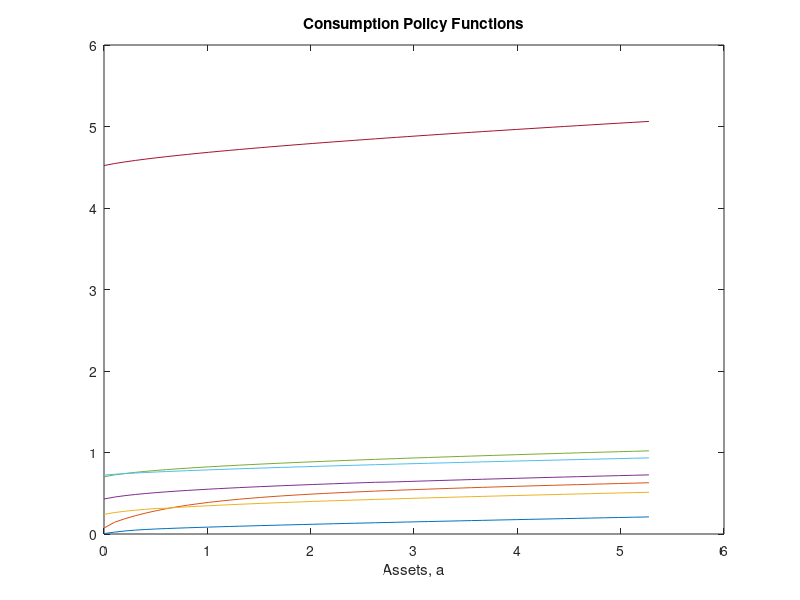
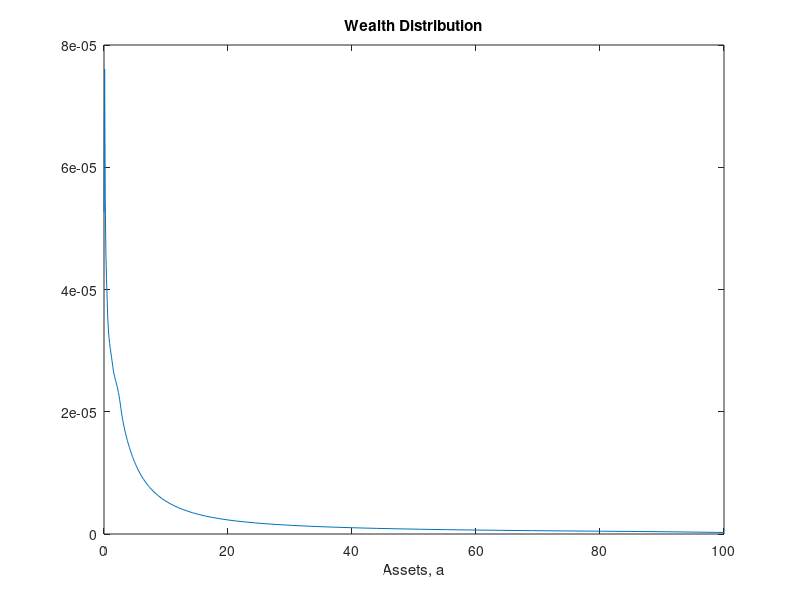

Write the MATLAB code that produced these figures, in order.
%% HETEROGENEOUS-HOUSEHOLD MODELS: SOLVE INCOME-FLUCTUATION PROBLEM
% Christian Wolf
% this version: 05/26/2018

%% HOUSEKEEPING

clc
clear all
close all

warning('off','MATLAB:dispatcher:nameConflict')

path = '/Users/ckwolf/Dropbox/Research/Miscellaneous/EABCN_Chile/Slides_CKW/codes/Tutorial 1/CT';

addpath([path '/Income Process'])
cd(path);

%% ECONOMIC PARAMETERS

%----------------------------------------------------------------
% Economic Parameters 
%----------------------------------------------------------------

% preferences

rho       = 0.02;
gamma     = 2;
probdeath = 0;
rho_hat   = rho + probdeath;

% income risk

load ygrid_combined.txt
load ymarkov_combined.txt

grid_y = exp(ygrid_combined);
n_y = length(grid_y);

AT = ymarkov_combined';
dist_y = ones(n_y,1) / n_y;
for i_HJB = 1 : 50
	g_y_new = (speye(n_y) - AT * 1000) \ dist_y;
	diff = max(abs(g_y_new - dist_y));
	if diff < 10e-6
		break
	end
	dist_y = g_y_new;
end
grid_y = grid_y/sum(grid_y(:).*dist_y(:));
mean_y = sum(grid_y' * dist_y);
grid_y = grid_y';

%----------------------------------------------------------------
% Aggregates
%----------------------------------------------------------------

% interest rate

r_SS     = 0.01;
r_hat_SS = probdeath + r_SS;

%% SOLUTION PARAMETERS

%----------------------------------------------------------------
% Grids
%----------------------------------------------------------------

% asset grid

n_a   = 100;
a_min = 0;
a_max = 100 * mean_y;

coeff_power = 0.9; power = 8;
grid_a = linspace(0,1,n_a);
grid_a = a_min + (a_max-a_min)*((1 - coeff_power) * grid_a + coeff_power * (grid_a.^power));
grid_a = grid_a';

% auxiliary objects

Aswitch = kron(ymarkov_combined,speye(n_a));
grid_y_rep = ones(n_a,1) * grid_y;
grid_a_rep = grid_a * ones(1,n_y);

%----------------------------------------------------------------
% Solution Numerics
%----------------------------------------------------------------

maxit_HJB = 100;
crit_HJB = 1e-6;
Delta = 1000;

%% MAIN SOLUTION LOOP

%----------------------------------------------------------------
% Housekeeping
%----------------------------------------------------------------

% Initialize matrices for finite differences

dVbf = zeros(n_a,n_y);
dVbb = zeros(n_a,n_y);
dVzf = zeros(n_a,n_y);
dVzb = zeros(n_a,n_y);
dVzz = zeros(n_a,n_y);
c    = zeros(n_a,n_y);

% Create grids for finite differences scheme

daf = ones(n_a,1);
dab = ones(n_a,1);
daf(1:n_a-1) = grid_a(2:n_a) - grid_a(1:n_a-1);
dab(2:n_a) = grid_a(2:n_a) - grid_a(1:n_a-1);
daf(n_a) = daf(n_a-1); dab(1) = dab(2);
daa_f = daf * ones(1,n_y);
daa_b = dab * ones(1,n_y);

%----------------------------------------------------------------
% HJB Iteration
%----------------------------------------------------------------

% Initial guess of value function

if gamma == 1
    v = 1/rho_hat * log(grid_y_rep + r_hat_SS .* grid_a_rep);
else    
    v = ((grid_y_rep + r_hat_SS .* grid_a_rep) .^ (1 - gamma)) / (rho_hat * (1 - gamma));
end

% iteraton

for i_HJB = 1:maxit_HJB

    V = v;
    V_n(:,:,i_HJB) = V;

    % Compute forward difference
    dVf(1:n_a-1,:) = (V(2:n_a,:) - V(1:n_a-1,:)) ./ (grid_a_rep(2:n_a,:) - grid_a_rep(1:n_a-1,:));
    dVf(n_a,:) = (grid_y + r_hat_SS .* a_max) .^ (-gamma);	% will never be used, but impose a <= amax just in case

    % Compute backward difference
    dVb(2:n_a,:) = (V(2:n_a,:) - V(1:n_a-1,:)) ./ (grid_a_rep(2:n_a,:) - grid_a_rep(1:n_a-1,:));
    dVb(1,:) = (grid_y + r_hat_SS .* a_min) .^ (-gamma);	% state constraint boundary condition again

    % Consumption and savings with forward difference
    cf = max(dVf,10^(-8)) .^ (-1 / gamma);
    cf(n_a,:) = min(cf(n_a,:),grid_y_rep(n_a,:) + r_hat_SS.*grid_a_rep(n_a,:));
    sf = grid_y_rep + r_hat_SS.*grid_a_rep - cf;

    % Consumption and savings with backward difference
    cb = max(dVb,10^(-8)) .^ (-1 / gamma);
    sb = grid_y_rep + r_hat_SS.*grid_a_rep - cb;
    sb(1,:) = 0;

    % Consumption with no drift
    c0 = grid_y_rep + r_hat_SS.*grid_a_rep;
    dV0 = (c0) .^ (-gamma);

    % dV_Upwind makes choice between forward or backward difference based on sign of drift
    If = sf > 0;	% positive drift --> forward difference
    Ib = (sb < 0) .* (1 - If);	% negative drift --> backward difference
    I0 = 1 - If - Ib; % no drift

    % Consumption choice with upwind differences
    c = If .* cf + Ib .* cb + I0 .* c0;
    if gamma == 1
        u = log(c);
    else
        u = ((c) .^ (1 - gamma)) ./ (1 - gamma);
    end
    dV_Upwind = dVf .* If + dVb .* Ib + dV0 .* I0;
    savingsSS = grid_y_rep + r_hat_SS.*grid_a_rep - c;

    % Construct matrix for implicit updating scheme
    X = -min(sb,0) ./ daa_b;
    Y = -max(sf,0) ./ daa_f + min(sb,0) ./ daa_b;
    Z = max(sf,0) ./ daa_f;

    % The following is needed because of a peculiarity of spdiags
    updiag = [0];
    for j=1:n_y
        updiag=[updiag;Z(1:n_a-1,j);0];
    end
    centdiag = reshape(Y,n_a*n_y,1);
    lowdiag=X(2:n_a,1);
    for j=2:n_y
        lowdiag=[lowdiag;0;X(2:n_a,j)];
    end

    % Create A matrix
    AA=spdiags(centdiag,0,n_a*n_y,n_a*n_y)+spdiags([updiag;0],1,n_a*n_y,n_a*n_y)+spdiags([lowdiag;0],-1,n_a*n_y,n_a*n_y);
    A = AA + Aswitch;
    if max(abs(sum(A,2)))>10^(-8)
       disp('Improper Transition Matrix')
       break
    end

    % Solve for new value function
    B = (1/Delta + rho_hat)*speye(n_a*n_y) - A;

    u_stacked = reshape(u,n_a*n_y,1);
    V_stacked = reshape(V,n_a*n_y,1);
    vec = u_stacked + V_stacked/Delta;

    V_stacked = B\vec; % Implicit scheme

    V = reshape(V_stacked,n_a,n_y);
    Vchange = V - v;
    v = V; 

    % Update convergence criterion
    dist(i_HJB) = max(max(abs(Vchange)));
    if dist(i_HJB)<crit_HJB
        %disp('Value Function Converged, Iteration = ')
        %disp(n)
        break

    end

end

%----------------------------------------------------------------
% Stationary Distribution
%----------------------------------------------------------------

% Adjust to ensure mass preservation with non-uniform grid
da_tilde = 0.5*(dab + daf);
da_tilde(1) = daf(1); da_tilde(n_a) = dab(n_a);
da_stacked = reshape(da_tilde*ones(1,n_y),n_a*n_y,1);
grid_diag = spdiags(da_stacked,0,n_a*n_y,n_a*n_y);
A_adj = grid_diag*A*grid_diag^(-1); %mass preservation

% Normalization so pdf integrates to 1 
llambda0 = ones(n_a*n_y,1);
lambda_sum = llambda0'*ones(n_a*n_y,1)*da_stacked;
llambda0 = llambda0./lambda_sum;

% Adjust for death
aux = sparse(n_a,n_a);
aux(:,1)=probdeath*da_tilde/da_tilde(1);
aux2 = kron(speye(n_y),aux);
A_adj = A_adj + aux2 - probdeath*speye(n_a*n_y);

% Solve linear system for distribution using implicit method
AT = A_adj';
llambda = llambda0;
for i_HJB = 1:50
    gg_new = (speye(n_a*n_y) - AT*Delta)\llambda;
    g_sum_t(i_HJB) = llambda'*da_stacked;
    dist(i_HJB) = max(abs(gg_new-llambda));
    if dist(i_HJB)<10^(-6)
        break
    end
    llambda = gg_new;
end

% Store distribution
lambda_st = llambda;
A_st = (reshape(grid_a_rep,n_a*n_y,1).*lambda_st)'*da_stacked;
C = (reshape(c,n_a*n_y,1).*lambda_st)'*da_stacked;
c_st = c;
adot_st = grid_y_rep + r_hat_SS.*grid_a_rep - c;
clear gg

% Marginal distributions
lambda = reshape(lambda_st,n_a,n_y);
lambda_a = sum(lambda,2);
dist_y = da_tilde'*lambda;

%% STEADY-STATE STATISTICS: PLOTS

%----------------------------------------------------------------
% Policy Function
%----------------------------------------------------------------

y_plot = [1 6 13 17 21 28 33];
a_plot = round(n_a/2);

figure(1)
set(gca,'FontSize',16)
plot(grid_a(1:a_plot),squeeze(c((1:a_plot),y_plot)))
xlabel('Assets, a')
title('Consumption Policy Functions')

%----------------------------------------------------------------
% Policy Function
%----------------------------------------------------------------

y_plot = [1];
a_plot = n_a;

figure(2)
set(gca,'FontSize',16)
plot(grid_a(1:a_plot),squeeze(lambda((1:a_plot),y_plot)))
xlabel('Assets, a')
title('Wealth Distribution')